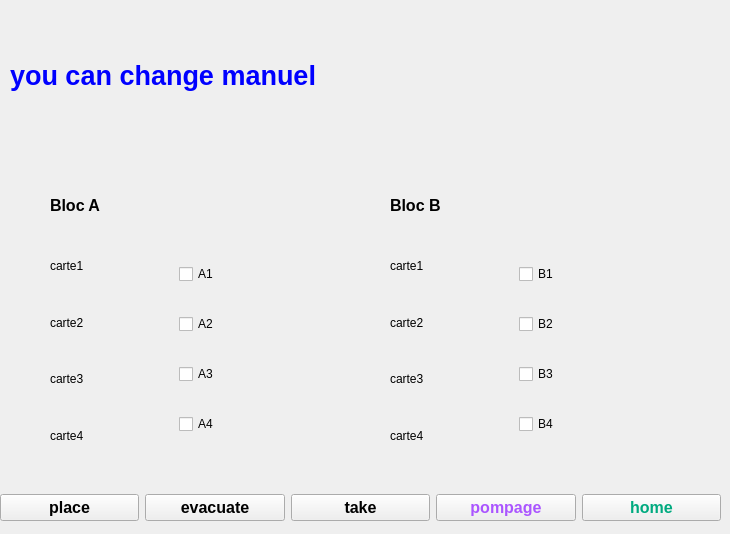
         <widget class="QWidget" name="manuel_page">
          <widget class="QLabel" name="label_6">
           <property name="geometry">
            <rect>
             <x>10</x>
             <y>20</y>
             <width>451</width>
             <height>111</height>
            </rect>
           </property>
           <property name="font">
            <font>
             <pointsize>20</pointsize>
             <weight>75</weight>
             <bold>true</bold>
            </font>
           </property>
           <property name="styleSheet">
            <string notr="true">color: rgb(0, 0, 255);</string>
           </property>
           <property name="text">
            <string>you can change manuel </string>
           </property>
          </widget>
          <widget class="QLabel" name="label_28">
           <property name="geometry">
            <rect>
             <x>50</x>
             <y>190</y>
             <width>111</width>
             <height>31</height>
            </rect>
           </property>
           <property name="font">
            <font>
             <pointsize>12</pointsize>
             <weight>75</weight>
             <bold>true</bold>
            </font>
           </property>
           <property name="text">
            <string>Bloc A</string>
           </property>
          </widget>
          <widget class="QWidget" name="layoutWidget_5">
           <property name="geometry">
            <rect>
             <x>50</x>
             <y>240</y>
             <width>251</width>
             <height>221</height>
            </rect>
           </property>
           <layout class="QHBoxLayout" name="horizontalLayout_11">
            <item>
             <layout class="QVBoxLayout" name="verticalLayout_18">
              <item>
               <widget class="QLabel" name="label_34">
                <property name="text">
                 <string>carte1</string>
                </property>
               </widget>
              </item>
              <item>
               <widget class="QLabel" name="label_35">
                <property name="text">
                 <string>carte2</string>
                </property>
               </widget>
              </item>
              <item>
               <widget class="QLabel" name="label_36">
                <property name="text">
                 <string>carte3</string>
                </property>
               </widget>
              </item>
              <item>
               <widget class="QLabel" name="label_37">
                <property name="text">
                 <string>carte4</string>
                </property>
               </widget>
              </item>
             </layout>
            </item>
            <item>
             <layout class="QVBoxLayout" name="verticalLayout_19">
              <item>
               <widget class="QCheckBox" name="checkBox_13">
                <property name="text">
                 <string>A1</string>
                </property>
               </widget>
              </item>
              <item>
               <widget class="QCheckBox" name="checkBox_14">
                <property name="text">
                 <string>A2</string>
                </property>
               </widget>
              </item>
              <item>
               <widget class="QCheckBox" name="checkBox_15">
                <property name="text">
                 <string>A3</string>
                </property>
               </widget>
              </item>
              <item>
               <widget class="QCheckBox" name="checkBox_16">
                <property name="text">
                 <string>A4</string>
                </property>
               </widget>
              </item>
             </layout>
            </item>
           </layout>
          </widget>
          <widget class="QWidget" name="layoutWidget_4">
           <property name="geometry">
            <rect>
             <x>390</x>
             <y>240</y>
             <width>251</width>
             <height>221</height>
            </rect>
           </property>
           <layout class="QHBoxLayout" name="horizontalLayout_10">
            <item>
             <layout class="QVBoxLayout" name="verticalLayout_16">
              <item>
               <widget class="QLabel" name="label_29">
                <property name="text">
                 <string>carte1</string>
                </property>
               </widget>
              </item>
              <item>
               <widget class="QLabel" name="label_30">
                <property name="text">
                 <string>carte2</string>
                </property>
               </widget>
              </item>
              <item>
               <widget class="QLabel" name="label_31">
                <property name="text">
                 <string>carte3</string>
                </property>
               </widget>
              </item>
              <item>
               <widget class="QLabel" name="label_32">
                <property name="text">
                 <string>carte4</string>
                </property>
               </widget>
              </item>
             </layout>
            </item>
            <item>
             <layout class="QVBoxLayout" name="verticalLayout_17">
              <item>
               <widget class="QCheckBox" name="checkBox_9">
                <property name="text">
                 <string>B1</string>
                </property>
               </widget>
              </item>
              <item>
               <widget class="QCheckBox" name="checkBox_10">
                <property name="text">
                 <string>B2</string>
                </property>
               </widget>
              </item>
              <item>
               <widget class="QCheckBox" name="checkBox_11">
                <property name="text">
                 <string>B3</string>
                </property>
               </widget>
              </item>
              <item>
               <widget class="QCheckBox" name="checkBox_12">
                <property name="text">
                 <string>B4</string>
                </property>
               </widget>
              </item>
             </layout>
            </item>
           </layout>
          </widget>
          <widget class="QLabel" name="label_33">
           <property name="geometry">
            <rect>
             <x>390</x>
             <y>190</y>
             <width>111</width>
             <height>31</height>
            </rect>
           </property>
           <property name="font">
            <font>
             <pointsize>12</pointsize>
             <weight>75</weight>
             <bold>true</bold>
            </font>
           </property>
           <property name="text">
            <string>Bloc B</string>
           </property>
          </widget>
          <widget class="QWidget" name="layoutWidget">
           <property name="geometry">
            <rect>
             <x>0</x>
             <y>490</y>
             <width>721</width>
             <height>35</height>
            </rect>
           </property>
           <layout class="QHBoxLayout" name="horizontalLayout_8">
            <item>
             <widget class="QPushButton" name="place">
              <property name="font">
               <font>
                <pointsize>12</pointsize>
                <weight>75</weight>
                <bold>true</bold>
               </font>
              </property>
              <property name="text">
               <string>place</string>
              </property>
             </widget>
            </item>
            <item>
             <widget class="QPushButton" name="evacute">
              <property name="font">
               <font>
                <pointsize>12</pointsize>
                <weight>75</weight>
                <bold>true</bold>
               </font>
              </property>
              <property name="text">
               <string>evacuate</string>
              </property>
             </widget>
            </item>
            <item>
             <widget class="QPushButton" name="take">
              <property name="font">
               <font>
                <pointsize>12</pointsize>
                <weight>75</weight>
                <bold>true</bold>
               </font>
              </property>
              <property name="text">
               <string>take</string>
              </property>
             </widget>
            </item>
            <item>
             <widget class="QPushButton" name="pompage">
              <property name="font">
               <font>
                <pointsize>12</pointsize>
                <weight>75</weight>
                <bold>true</bold>
               </font>
              </property>
              <property name="styleSheet">
               <string notr="true">color: rgb(170, 85, 255);</string>
              </property>
              <property name="text">
               <string>pompage</string>
              </property>
             </widget>
            </item>
            <item>
             <widget class="QPushButton" name="home">
              <property name="font">
               <font>
                <pointsize>12</pointsize>
                <weight>75</weight>
                <bold>true</bold>
               </font>
              </property>
              <property name="styleSheet">
               <string notr="true">color: rgb(0, 170, 127);</string>
              </property>
              <property name="text">
               <string>home</string>
              </property>
             </widget>
            </item>
           </layout>
          </widget>
         </widget>
